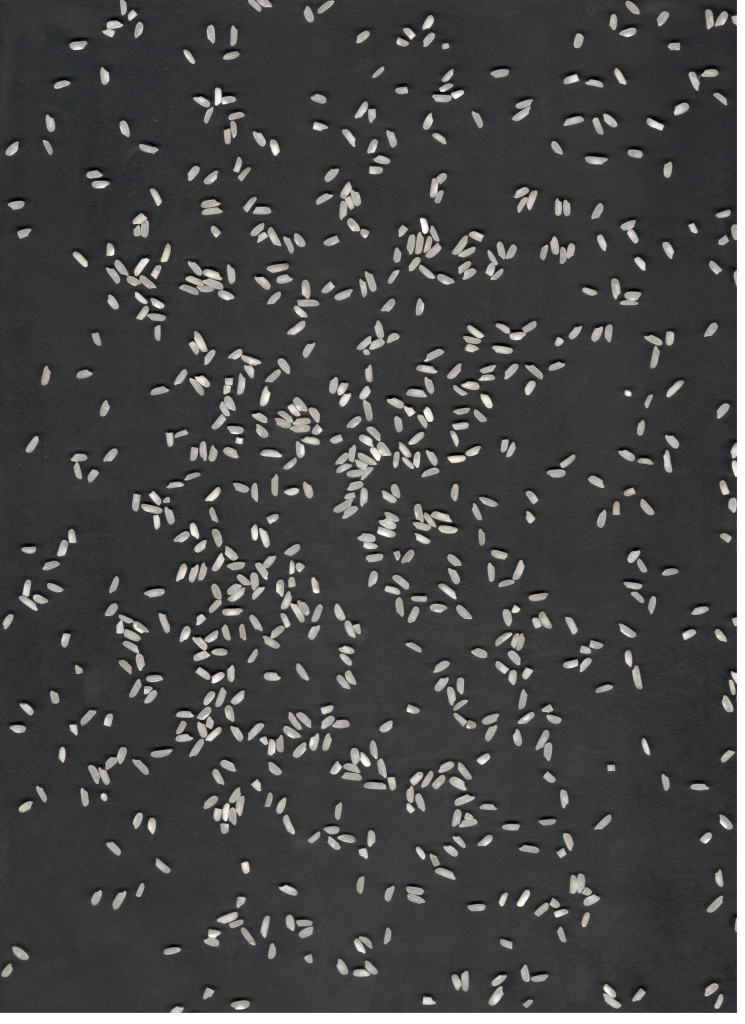
#> input picture data/samples/sample_1489x2048.jpg, 1489 x 2048 px (shown at 1/2 size); its folder holds only this picture in this run
$ python -i find_true_damaged_signature.py   (imports and definitions only)   (older library calls are emulated)
#> lines starting #> are read from the running program, lines starting #| are printed output that depends on the picture; after the words box and inside, x2 and y2 are one past the last pixel; in counts of white or black regions, pixels touching at a corner belong together
"""
Find the True Optical & Morphological Signature of Damaged Rice:
Uses feature importance on 2,000 damaged vs 2,000 whole grains
to discover the exact separating boundary.
"""

import sys
from pathlib import Path
import numpy as np
import cv2

def extract_deep_signature(img_path: Path):
#> called with img_path = '../data/samples/sample_1489x2048.jpg'
    img = cv2.imread(str(img_path))
#> img is the input picture: shape (2048, 1489, 3); mean B, G, R 70.4, 69.8, 69.1
    if img is None:
        return None

    gray = cv2.cvtColor(img, cv2.COLOR_BGR2GRAY)
    ret, otsu = cv2.threshold(gray, 0, 255, cv2.THRESH_BINARY + cv2.THRESH_OTSU)
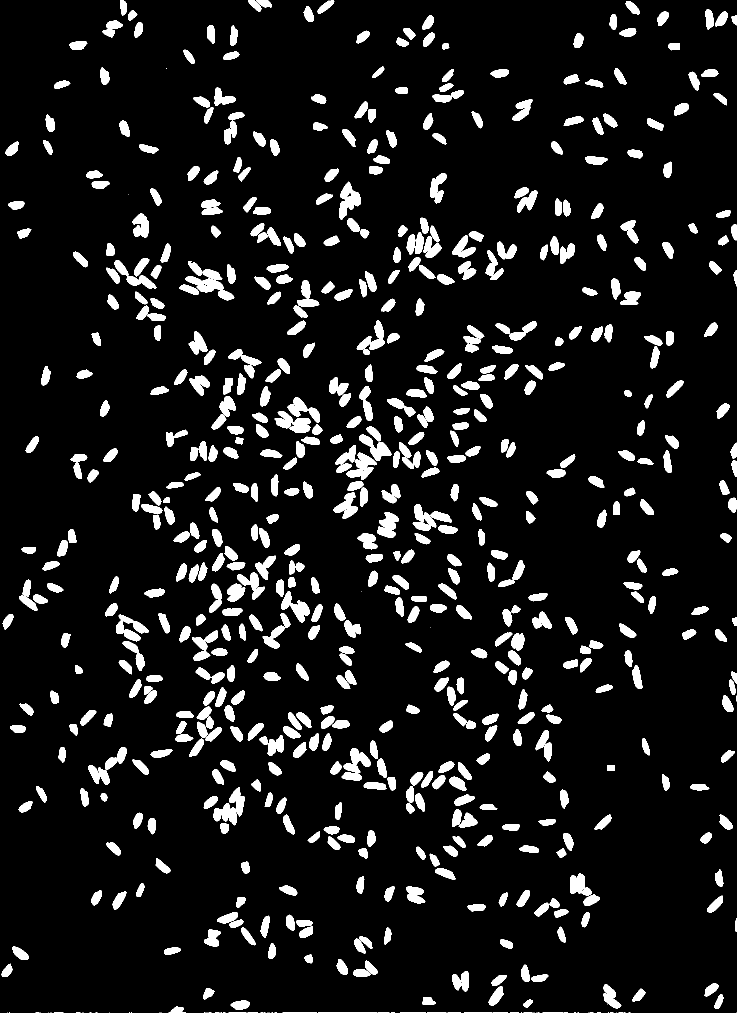
#> otsu: shape (2048, 1489) (shown at 1/2 size); 11.5% white; 618 white regions (5 under 20 px)
#> ret = 122

    cnts, _ = cv2.findContours(otsu, cv2.RETR_EXTERNAL, cv2.CHAIN_APPROX_SIMPLE)
#> cnts = 618 contours, 5 with area under 20; largest, box (x1, y1, x2, y2) and area: (0, 0, 1489, 2048) 62536, (427, 1575, 489, 1651) 1993, (176, 1495, 254, 1570) 1660, (679, 363, 722, 440) 1643, (549, 822, 622, 865) 1581
    if not cnts:
        return None
    c = max(cnts, key=cv2.contourArea)
#> c = contour of 459 points, box (x1, y1, x2, y2) (0, 0, 1489, 2048), area 62536
    area = cv2.contourArea(c)
#> area = 62536.5
    if area < 100:
        return None

    # 1. MORPHOLOGY: Solidity & Extent
    hull = cv2.convexHull(c)
#> hull = [[1488, 0], [1488, 2047], [0, 2047], [0, 2026], [1474, 0]]
    hull_area = cv2.contourArea(hull)
#> hull_area = 1552774
    solidity = float(area) / max(hull_area, 1.0) # Nibbles, chunks missing, broken dents reduce solidity
#> solidity = 0.0403

    perimeter = cv2.arcLength(c, True)
#> perimeter = 7308.2
    compactness = (perimeter ** 2) / max(area, 1.0) # Smooth oval = ~16, jagged jagged nibbled = 20-30+
#> compactness = 854.1

    # 2. INTERNAL DEFECT: Erode to inspect only the central meat, ignoring 3D edge shadows
    kernel = cv2.getStructuringElement(cv2.MORPH_ELLIPSE, (7, 7))
    inner = cv2.erode(otsu, kernel) > 0
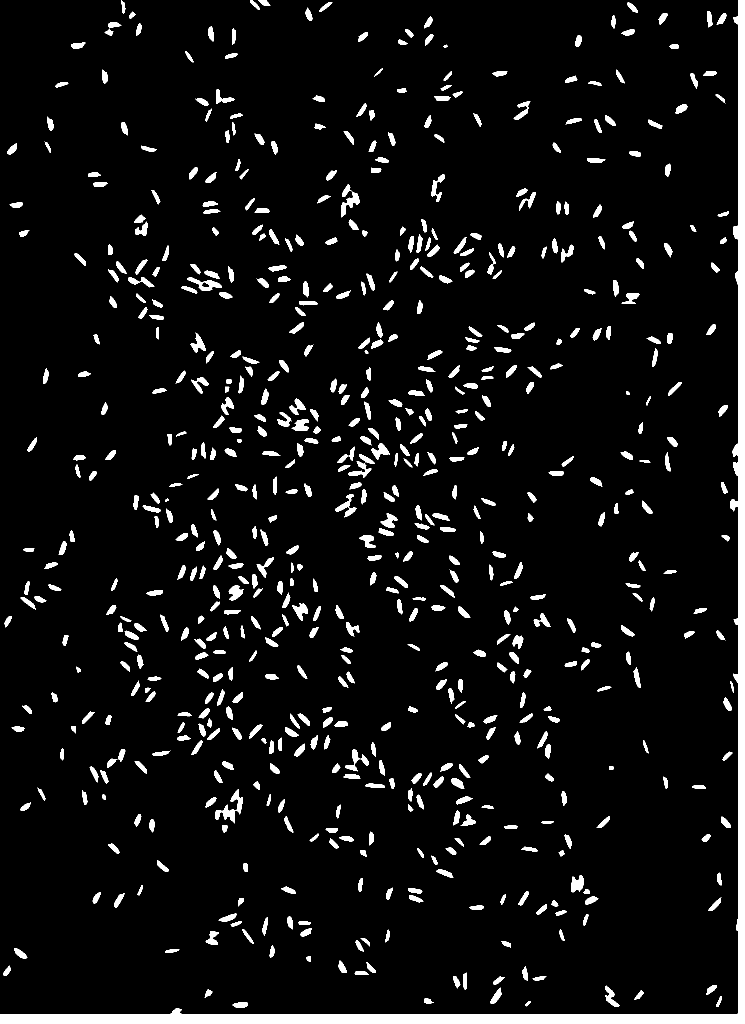
#> inner: shape (2048, 1489) bool (shown at 1/2 size); 6.2% white; 664 white regions (1 under 20 px), largest, box (x1, y1, x2, y2) and area: (0, 0, 1489, 2048) 55149, (430, 1578, 486, 1647) 1158, (682, 368, 719, 435) 913
    if np.sum(inner) < 40:
        inner = otsu > 0

    hsv = cv2.cvtColor(img, cv2.COLOR_BGR2HSV)[inner]
    bgr = img[inner]

    v = hsv[:, 2].astype(np.float32)
    s = hsv[:, 1].astype(np.float32)
    h = hsv[:, 0].astype(np.float32)

    median_v = np.median(v)
#> median_v = 194
    mean_v = np.mean(v)
#> mean_v = 205.8

    # Ratio of localized deep black spots inside the grain meat
    deep_black_ratio = np.sum(v < 0.50 * median_v) / float(len(v))
#> deep_black_ratio = 0

    # Yellowing / Browning shift: high saturation in yellow/amber hue range (H in 10-30, S > 50)
    amber_discolor_ratio = np.sum((h >= 10) & (h <= 30) & (s > 45)) / float(len(v))
#> amber_discolor_ratio = 5.26e-06

    # Red/Green and Red/Blue ratios
    r_val = bgr[:, 2].astype(np.float32)
    g_val = bgr[:, 1].astype(np.float32)
    b_val = bgr[:, 0].astype(np.float32)
    rg_ratio = np.mean(r_val / np.maximum(g_val, 1.0))
#> rg_ratio = 1.01
    rb_ratio = np.mean(r_val / np.maximum(b_val, 1.0))
#> rb_ratio = 1.04

    # Laplacial sharpness / fissure crack intensity
    laplacian = cv2.Laplacian(gray, cv2.CV_64F)[inner]
    fissure_score = float(np.var(laplacian))
#> fissure_score = 221.4

    return [
        solidity,               # 0: Shape completeness
        compactness,            # 1: Contour jaggedness
        deep_black_ratio,       # 2: Pinhole insect marks
        amber_discolor_ratio,   # 3: Fungal/heat rot
        rg_ratio,               # 4: Red color bias
        rb_ratio,               # 5: Red vs Blue
        fissure_score,          # 6: Cracks & fissures
        mean_v,                 # 7: Brightness
        np.std(v)               # 8: Mottled variance
    ]

# [53 lines left out: function main, not called in this run]

# [2 lines not run here, left out]

>>> result = extract_deep_signature('../data/samples/sample_1489x2048.jpg')
#> result = [0.0403, 854.1, 0, 5.26e-06, 1.01, 1.04, 221.4, 205.8, 35.46]
